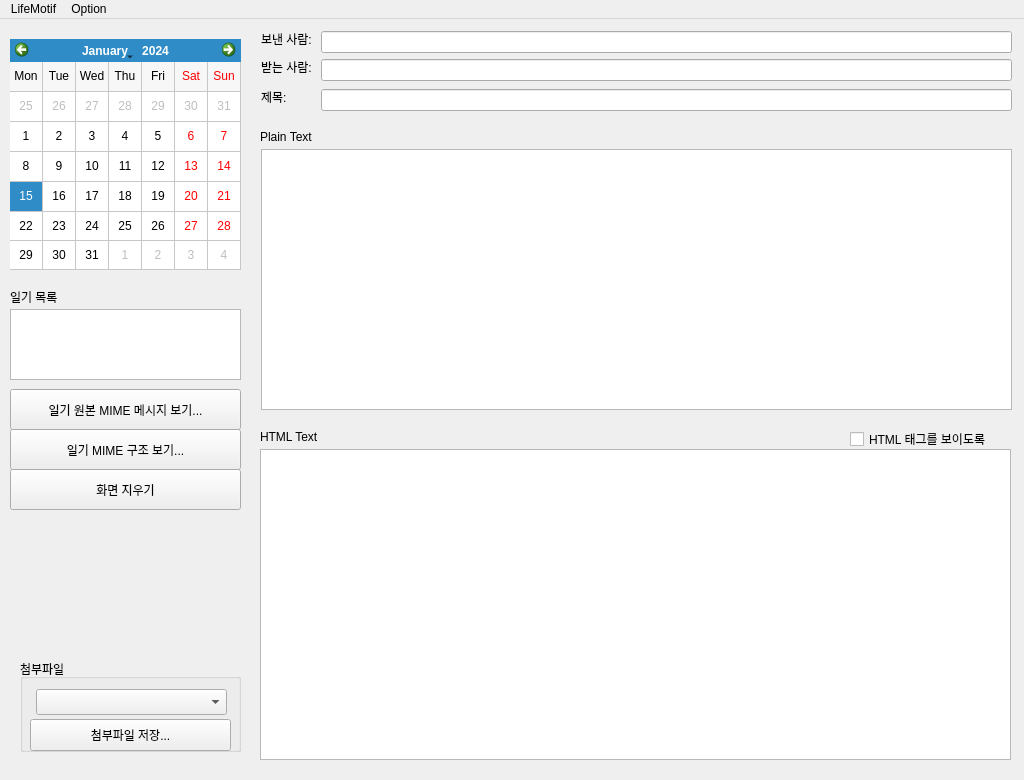
<?xml version="1.0" encoding="UTF-8"?>
<ui version="4.0">
 <class>MainWindow</class>
 <widget class="QMainWindow" name="MainWindow">
  <property name="geometry">
   <rect>
    <x>0</x>
    <y>0</y>
    <width>1024</width>
    <height>780</height>
   </rect>
  </property>
  <property name="minimumSize">
   <size>
    <width>1024</width>
    <height>780</height>
   </size>
  </property>
  <property name="maximumSize">
   <size>
    <width>1024</width>
    <height>780</height>
   </size>
  </property>
  <property name="windowTitle">
   <string>Lifemotif-Desktop</string>
  </property>
  <property name="windowIcon">
   <iconset>
    <normalon>:/Users/changwoo/Developer/lifemotif-desktop/qt/resource/lifemotif-desktop-icon</normalon>
   </iconset>
  </property>
  <widget class="QWidget" name="centralWidget">
   <widget class="LifeMotifCalendarWidget" name="calendarWidget">
    <property name="geometry">
     <rect>
      <x>10</x>
      <y>20</y>
      <width>231</width>
      <height>231</height>
     </rect>
    </property>
    <property name="gridVisible">
     <bool>true</bool>
    </property>
    <property name="verticalHeaderFormat">
     <enum>QCalendarWidget::NoVerticalHeader</enum>
    </property>
   </widget>
   <widget class="QListWidget" name="diaryList">
    <property name="geometry">
     <rect>
      <x>10</x>
      <y>290</y>
      <width>231</width>
      <height>71</height>
     </rect>
    </property>
   </widget>
   <widget class="QLabel" name="diaryListLabel">
    <property name="geometry">
     <rect>
      <x>10</x>
      <y>270</y>
      <width>62</width>
      <height>16</height>
     </rect>
    </property>
    <property name="text">
     <string>일기 목록</string>
    </property>
   </widget>
   <widget class="QPushButton" name="mimeRawMessageButton">
    <property name="geometry">
     <rect>
      <x>10</x>
      <y>370</y>
      <width>231</width>
      <height>41</height>
     </rect>
    </property>
    <property name="text">
     <string>일기 원본 MIME 메시지 보기...</string>
    </property>
   </widget>
   <widget class="QGroupBox" name="attatchmentGroupBox">
    <property name="geometry">
     <rect>
      <x>20</x>
      <y>640</y>
      <width>221</width>
      <height>93</height>
     </rect>
    </property>
    <property name="title">
     <string>첨부파일</string>
    </property>
    <widget class="QPushButton" name="attatchmentSaveAsButton">
     <property name="geometry">
      <rect>
       <x>10</x>
       <y>60</y>
       <width>201</width>
       <height>32</height>
      </rect>
     </property>
     <property name="text">
      <string>첨부파일 저장...</string>
     </property>
    </widget>
    <widget class="QComboBox" name="attatchmentComboBox">
     <property name="geometry">
      <rect>
       <x>16</x>
       <y>30</y>
       <width>191</width>
       <height>26</height>
      </rect>
     </property>
     <property name="sizePolicy">
      <sizepolicy hsizetype="Expanding" vsizetype="Fixed">
       <horstretch>0</horstretch>
       <verstretch>0</verstretch>
      </sizepolicy>
     </property>
    </widget>
   </widget>
   <widget class="QTextEdit" name="diaryHtmlText">
    <property name="geometry">
     <rect>
      <x>260</x>
      <y>430</y>
      <width>751</width>
      <height>311</height>
     </rect>
    </property>
    <property name="readOnly">
     <bool>true</bool>
    </property>
   </widget>
   <widget class="QLineEdit" name="toEdit">
    <property name="geometry">
     <rect>
      <x>321</x>
      <y>40</y>
      <width>691</width>
      <height>22</height>
     </rect>
    </property>
   </widget>
   <widget class="QLineEdit" name="fromEdit">
    <property name="geometry">
     <rect>
      <x>321</x>
      <y>12</y>
      <width>691</width>
      <height>22</height>
     </rect>
    </property>
   </widget>
   <widget class="QLineEdit" name="subjectEdit">
    <property name="geometry">
     <rect>
      <x>321</x>
      <y>70</y>
      <width>691</width>
      <height>22</height>
     </rect>
    </property>
   </widget>
   <widget class="QPlainTextEdit" name="diaryPlainText">
    <property name="geometry">
     <rect>
      <x>261</x>
      <y>130</y>
      <width>751</width>
      <height>261</height>
     </rect>
    </property>
    <property name="readOnly">
     <bool>true</bool>
    </property>
   </widget>
   <widget class="QLabel" name="toLabel">
    <property name="geometry">
     <rect>
      <x>261</x>
      <y>40</y>
      <width>54</width>
      <height>16</height>
     </rect>
    </property>
    <property name="text">
     <string>받는 사람: </string>
    </property>
   </widget>
   <widget class="QLabel" name="fromLabel">
    <property name="geometry">
     <rect>
      <x>261</x>
      <y>12</y>
      <width>54</width>
      <height>16</height>
     </rect>
    </property>
    <property name="text">
     <string>보낸 사람: </string>
    </property>
   </widget>
   <widget class="QLabel" name="subjectLabel">
    <property name="geometry">
     <rect>
      <x>261</x>
      <y>70</y>
      <width>50</width>
      <height>16</height>
     </rect>
    </property>
    <property name="text">
     <string>제목:        </string>
    </property>
   </widget>
   <widget class="QPushButton" name="mimeStructureButton">
    <property name="geometry">
     <rect>
      <x>10</x>
      <y>410</y>
      <width>231</width>
      <height>41</height>
     </rect>
    </property>
    <property name="text">
     <string>일기 MIME 구조 보기...</string>
    </property>
   </widget>
   <widget class="QPushButton" name="clearTextButton">
    <property name="geometry">
     <rect>
      <x>10</x>
      <y>450</y>
      <width>231</width>
      <height>41</height>
     </rect>
    </property>
    <property name="text">
     <string>화면 지우기</string>
    </property>
   </widget>
   <widget class="QLabel" name="plainTextLabel">
    <property name="geometry">
     <rect>
      <x>260</x>
      <y>110</y>
      <width>71</width>
      <height>16</height>
     </rect>
    </property>
    <property name="text">
     <string>Plain Text</string>
    </property>
   </widget>
   <widget class="QLabel" name="htmlTextLabel">
    <property name="geometry">
     <rect>
      <x>260</x>
      <y>410</y>
      <width>71</width>
      <height>16</height>
     </rect>
    </property>
    <property name="text">
     <string>HTML Text</string>
    </property>
   </widget>
   <widget class="QCheckBox" name="showHtmlCodeCheckBox">
    <property name="geometry">
     <rect>
      <x>850</x>
      <y>410</y>
      <width>161</width>
      <height>20</height>
     </rect>
    </property>
    <property name="layoutDirection">
     <enum>Qt::LeftToRight</enum>
    </property>
    <property name="text">
     <string>HTML 태그를 보이도록</string>
    </property>
   </widget>
  </widget>
  <widget class="QMenuBar" name="menuBar">
   <property name="geometry">
    <rect>
     <x>0</x>
     <y>0</y>
     <width>1024</width>
     <height>22</height>
    </rect>
   </property>
   <widget class="QMenu" name="menuLifeMotif">
    <property name="title">
     <string>LifeMotif</string>
    </property>
    <addaction name="actionBrowserAuthentication"/>
    <addaction name="separator"/>
    <addaction name="revokeAuthentication"/>
    <addaction name="separator"/>
    <addaction name="actionBuildLocalStructure"/>
    <addaction name="separator"/>
    <addaction name="actionExit"/>
   </widget>
   <widget class="QMenu" name="menuOption">
    <property name="title">
     <string>Option</string>
    </property>
    <addaction name="actionPreference"/>
    <addaction name="separator"/>
    <addaction name="actionAbout"/>
    <addaction name="actionQt"/>
   </widget>
   <addaction name="menuLifeMotif"/>
   <addaction name="menuOption"/>
  </widget>
  <action name="actionConsoleAuthentication">
   <property name="text">
    <string>콘솔에서 인증하기...</string>
   </property>
  </action>
  <action name="actionBuildLocalStructure">
   <property name="text">
    <string>이메일 구조 가져오기</string>
   </property>
  </action>
  <action name="actionBrowserAuthentication">
   <property name="text">
    <string>인증하기...</string>
   </property>
  </action>
  <action name="actionAbout">
   <property name="text">
    <string>About LifeMotif...</string>
   </property>
  </action>
  <action name="actionExit">
   <property name="text">
    <string>종료</string>
   </property>
  </action>
  <action name="revokeAuthentication">
   <property name="text">
    <string>인증 취소하기...</string>
   </property>
  </action>
  <action name="actionPreference">
   <property name="text">
    <string>Preference...</string>
   </property>
  </action>
  <action name="actionQt">
   <property name="text">
    <string>Qt...</string>
   </property>
  </action>
 </widget>
 <layoutdefault spacing="6" margin="11"/>
 <customwidgets>
  <customwidget>
   <class>LifeMotifCalendarWidget</class>
   <extends>QCalendarWidget</extends>
   <header>lifemotif_calendar_widget.h</header>
  </customwidget>
 </customwidgets>
 <resources/>
 <connections/>
</ui>
